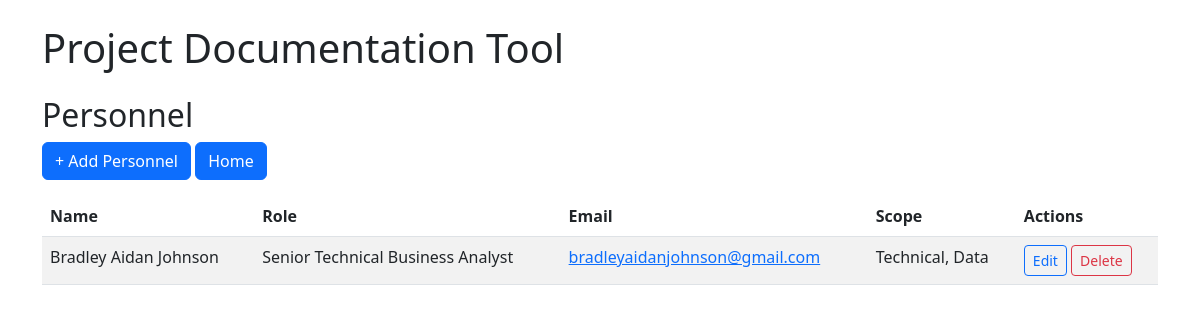
Before: /personnel with the older database file.
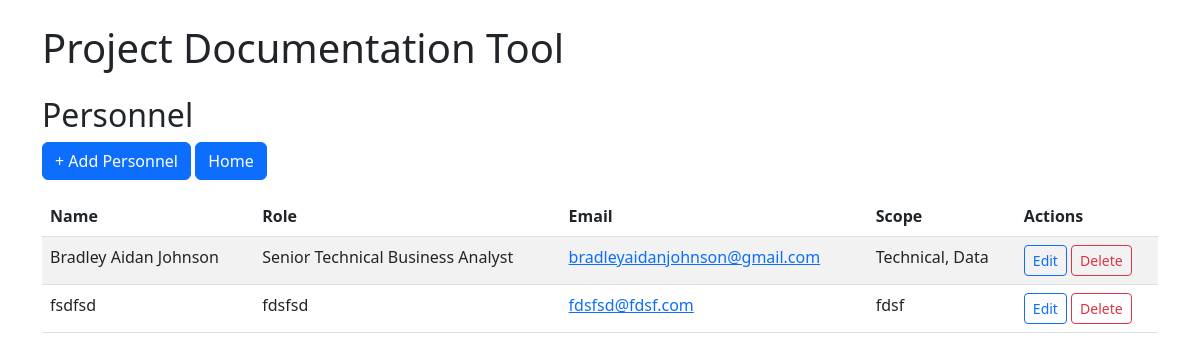
After: the same page with the newer database file.
### models.py (models this page shows, shortened)
class Personnel(db.Model):
    id = db.Column(db.Integer, primary_key=True)
    name = db.Column(db.String(100), nullable=False)
    email = db.Column(db.String(120), unique=True)
    role = db.Column(db.String(50))
    scope = db.Column(db.String(100))
    notes = db.relationship('Note', backref='personnel', lazy=True)

### app.py (the view)
@app.route('/personnel')
def list_personnel():
    personnel = Personnel.query.order_by(Personnel.name).all()
    return render_template('list_personnel.html', personnel=personnel)

### templates/list_personnel.html
{% extends 'base.html' %}
{% block content %}
<h2>Personnel</h2>
<a href="{{ url_for('add_personnel') }}" class="btn btn-primary mb-3">+ Add Personnel</a>
<a href="{{ url_for('index') }}" class="btn btn-primary mb-3">Home</a>
<table class="table table-striped">
  <thead>
    <tr>
      <th>Name</th>
      <th>Role</th>
      <th>Email</th>
      <th>Scope</th>
      <th>Actions</th>
    </tr>
  </thead>
  <tbody>
    {% for person in personnel %}
    <tr>
      <td>{{ person.name }}</td>
      <td>{{ person.role or 'N/A' }}</td>
      <td>
        {% if person.email %}
          <a href="mailto:{{ person.email }}">{{ person.email }}</a>
        {% endif %}
      </td>
      <td>{{ person.scope or '' }}</td>
      <td>
        <a href="{{ url_for('edit_personnel', personnel_id=person.id) }}" class="btn btn-sm btn-outline-primary">Edit</a>
        <form
          method="POST"
          action="{{ url_for('delete_personnel', personnel_id=person.id) }}"
          style="display:inline"
          onsubmit="return confirm('Are you sure you want to delete this personnel?');"
        >
          <button type="submit" class="btn btn-sm btn-outline-danger">Delete</button>
        </form>
      </td>
    </tr>
    {% endfor %}
  </tbody>
</table>
{% endblock %}

Changed rows visible on the page:
added Personnel: name "fsdfsd", role "fdsfsd", email "fdsfsd@fdsf.com", scope "fdsf"
